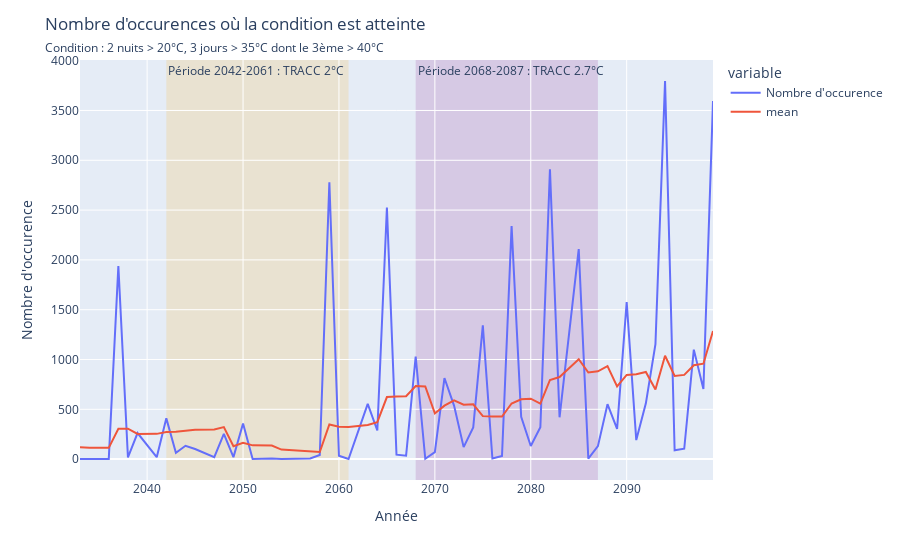

This figure's notebook cell:
### Code cell
fig = px.line(data_frame=df_to_plot.dropna(), x='year', y=['Nombre d\'occurence', 'mean'])
fig.add_vrect(
    x0=2042, x1=2061,
    fillcolor="orange", opacity=0.15,
    layer="below", line_width=0,
    annotation_text="Période 2042-2061 : TRACC 2°C", annotation_position="top left"
)
fig.add_vrect(
    x0=2068, x1=2087,
    fillcolor="purple", opacity=0.15,
    layer="below", line_width=0,
    annotation_text="Période 2068-2087 : TRACC 2.7°C", annotation_position="top left"
)
title = "Nombre d'occurences où la condition est atteinte"
subtitle = "Condition : 2 nuits > 20°C, 3 jours > 35°C dont le 3ème > 40°C"
fig.update_layout(
    title={
        'text': f"{title}<br><span style='font-size:12px;'>{subtitle}</span>",
    }
)
fig.update_yaxes(title="Nombre d'occurence")
fig.update_xaxes(title="Année")
fig.show()

### Figure 1 — Plotly figure (JSON) as saved in the notebook; plotly's stock layout.template omitted (floating-point values rounded to 4 significant figures)
{"data": [{"hovertemplate": "variable=Nombre d'occurence<br>year=%{x}<br>value=%{y}<extra></extra>", "legendgroup": "Nombre d'occurence", "line": {"color": "#636efa", "dash": "solid"}, "marker": {"symbol": "circle"}, "mode": "lines", "name": "Nombre d'occurence", "orientation": "v", "showlegend": true, "type": "scatter", "x": [2033, 2034, 2036, 2037, 2038, 2039, 2041, 2042, 2043, 2044, 2045, 2047, 2048, 2049, 2050, 2051, 2053, 2054, 2055, 2057, 2058, 2059, 2060, 2061, 2063, 2064, 2065, 2066, 2067, 2068, 2069, 2070, 2071, 2072, 2073, 2074, 2075, 2076, 2077, 2078, 2079, 2080, 2081, 2082, 2083, 2085, 2086, 2087, 2088, 2089, 2090, 2091, 2092, 2093, 2094, 2095, 2096, 2097, 2098, 2099], "xaxis": "x", "y": [1.0, 3.0, 2.0, 1939.0, 17.0, 261.0, 19.0, 409.0, 64.0, 134.0, 101.0, 19.0, 254.0, 20.0, 357.0, 2.0, 7.0, 1.0, 2.0, 7.0, 41.0, 2779.0, 33.0, 1.0, 554.0, 287.0, 2526.0, 45.0, 34.0, 1030.0, 3.0, 70.0, 814.0, 537.0, 120.0, 318.0, 1343.0, 6.0, 31.0, 2339.0, 425.0, 131.0, 321.0, 2909.0, 420.0, 2108.0, 5.0, 130.0, 551.0, 303.0, 1577.0, 191.0, 560.0, 1153.0, 3796.0, 89.0, 104.0, 1099.0, 704.0, 3594.0], "yaxis": "y"}, {"hovertemplate": "variable=mean<br>year=%{x}<br>value=%{y}<extra></extra>", "legendgroup": "mean", "line": {"color": "#EF553B", "dash": "solid"}, "marker": {"symbol": "circle"}, "mode": "lines", "name": "mean", "orientation": "v", "showlegend": true, "type": "scatter", "x": [2033, 2034, 2036, 2037, 2038, 2039, 2041, 2042, 2043, 2044, 2045, 2047, 2048, 2049, 2050, 2051, 2053, 2054, 2055, 2057, 2058, 2059, 2060, 2061, 2063, 2064, 2065, 2066, 2067, 2068, 2069, 2070, 2071, 2072, 2073, 2074, 2075, 2076, 2077, 2078, 2079, 2080, 2081, 2082, 2083, 2085, 2086, 2087, 2088, 2089, 2090, 2091, 2092, 2093, 2094, 2095, 2096, 2097, 2098, 2099], "xaxis": "x", "y": [118.1, 113.0, 113.0, 305.0, 305.9, 252.3, 253.4, 271.9, 274.0, 284.9, 294.9, 296.5, 321.7, 129.8, 163.8, 137.9, 136.7, 95.9, 89.7, 77.0, 71.0, 347.0, 324.9, 323.0, 342.7, 371.2, 623.1, 627.5, 630.7, 733.0, 729.2, 458.3, 536.4, 590.0, 546.6, 549.7, 431.4, 427.5, 427.2, 558.1, 600.3, 606.4, 557.1, 794.3, 824.3, 1003.0, 869.5, 881.9, 933.9, 730.3, 845.5, 851.5, 875.4, 699.8, 1037.0, 835.5, 845.4, 942.3, 957.6, 1287.0], "yaxis": "y"}], "layout": {"annotations": [{"showarrow": false, "text": "Période 2042-2061 : TRACC 2°C", "x": 2042, "xanchor": "left", "xref": "x", "y": 1, "yanchor": "top", "yref": "y domain"}, {"showarrow": false, "text": "Période 2068-2087 : TRACC 2.7°C", "x": 2068, "xanchor": "left", "xref": "x", "y": 1, "yanchor": "top", "yref": "y domain"}], "legend": {"title": {"text": "variable"}, "tracegroupgap": 0}, "margin": {"t": 60}, "shapes": [{"fillcolor": "orange", "layer": "below", "line": {"width": 0}, "opacity": 0.15, "type": "rect", "x0": 2042, "x1": 2061, "xref": "x", "y0": 0, "y1": 1, "yref": "y domain"}, {"fillcolor": "purple", "layer": "below", "line": {"width": 0}, "opacity": 0.15, "type": "rect", "x0": 2068, "x1": 2087, "xref": "x", "y0": 0, "y1": 1, "yref": "y domain"}], "title": {"text": "Nombre d'occurences où la condition est atteinte<br><span style='font-size:12px;'>Condition : 2 nuits > 20°C, 3 jours > 35°C dont le 3ème > 40°C</span>"}, "xaxis": {"anchor": "y", "domain": [0, 1], "title": {"text": "Année"}}, "yaxis": {"anchor": "x", "domain": [0, 1], "title": {"text": "Nombre d'occurence"}}}}
